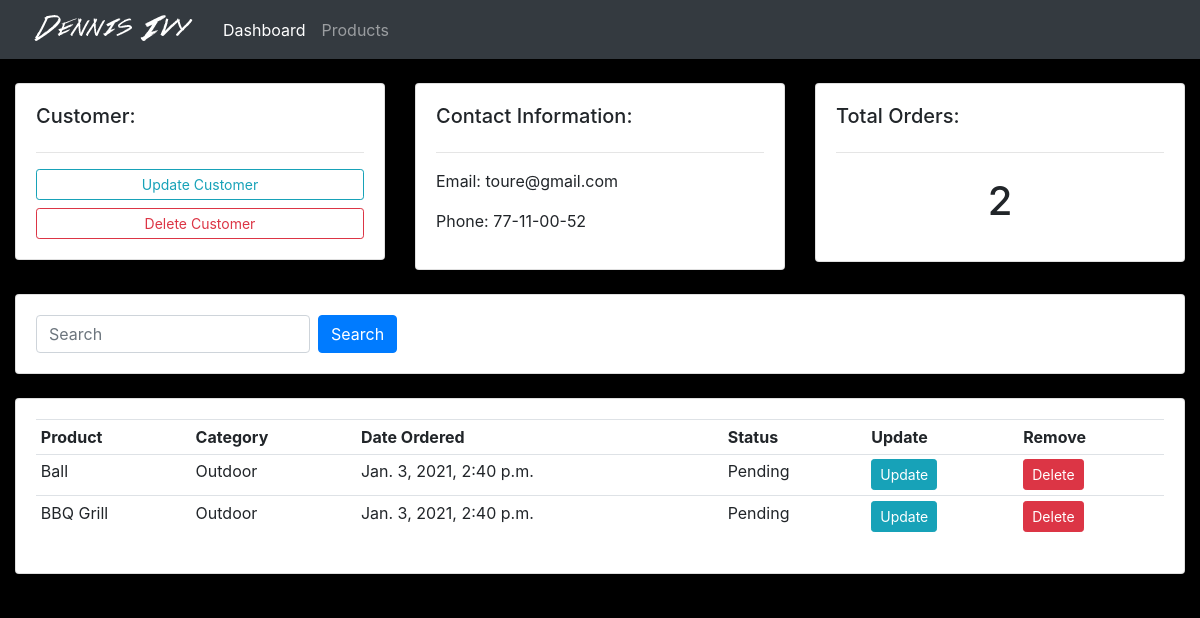
The app's page /customer/1/ with its own data.
### accounts/models.py (models this page shows, shortened)
class Customer(models.Model):
	name = models.CharField(max_length=200, null=True)
	phone = models.CharField(max_length=200, null=True)
	email = models.CharField(max_length=200, null=True)
	date_created = models.DateTimeField(auto_now_add=True)

class Order(models.Model):
	STATUS = (
			 ('Pending', 'Pending'),
			 ('Out for delivery', 'Out for delivery'),
			 ('Delivered', 'Delivered'),
			 )
	customer = models.ForeignKey(Customer, null=True, on_delete=models.SET_NULL)
	product = models.ForeignKey(Product, null=True, on_delete=models.SET_NULL)
	date_created = models.DateTimeField(auto_now_add=True)
	status = models.CharField(max_length=200, null=True, choices=STATUS)

class Product(models.Model):
	CATEGORY = (
			   ('Indoor', 'Indoor'),
			   ('Outdoor', 'Outdoor'),
			   )
	name = models.CharField(max_length=200, null=True)
	price = models.FloatField(null=True)
	category = models.CharField(max_length=200, null=True, choices=CATEGORY)
	description = models.CharField(max_length=200, null=True, blank=True)
	date_created = models.DateTimeField(auto_now_add=True)
	tags = models.ManyToManyField(Tag)
	def __str__(self):
		return self.name

### accounts/views.py (the view)
# urls.py: path('customer/<str:pk_test>/', views.customer, name='customer')
def customer(request, pk_test):
	customer = Customer.objects.get(id=pk_test)
	orders = customer.order_set.all()
	orders_count = orders.count()
	context = {'customer':customer, 'orders':orders, 'orders_count':orders_count}
	return render(request,'accounts/customer.html', context)

### accounts/templates/accounts/customer.html
{% extends 'accounts/main.html' %}
{% block content %}
	<main role="main" class="container-fluid">
		<div class="row">
			<div class="col-md">
				<div class="card card-body">
					<h5>Customer:</h5>
					<hr>
					<a class="btn btn-outline-info btn-sm btn-block" href=""> Update Customer</a>
					<a class="btn btn-outline-danger btn-sm btn-block" href=""> Delete Customer</a>
				</div>
			</div>
			<div class="col-md">
				<div class="card card-body">
					<h5>Contact Information:</h5>
					<hr>
					<p>Email: {{customer.email}}</p>
					<p>Phone: {{customer.phone}}</p>
				</div>
			</div>
			<div class="col-md">
				<div class="card card-body">
					<h5>Total Orders:</h5>
					<hr>
					<h1 style="text-align: center; padding: 8px">{{orders_count}}</h1>
				</div>
			</div>
		</div>
		<br>
		<div class="row">
			<div class="col">
				<div class="card card-body">
				<form class="form-inline" method="get">
				    <input class="form-control mr-sm-2" type="search" placeholder="Search" aria-label="Search">
				    <button class="btn btn-primary" type="submit">Search</button>
			  	</form>
				</div>
			</div>
		</div>
		<br>
		<div class="row">
			<div class="col-md">
				<div class="card card-body">
					<table class="table table-sm">
						<tr>
							<th>Product</th>
							<th>Category</th>
							<th>Date Ordered</th>
							<th>Status</th>
							<th>Update</th>
							<th>Remove</th>
						</tr>
						{% for order in orders %}
						<tr>
							<td>{{order.product}}</td>
							<td>{{order.product.category}}</td>
							<td>{{order.date_created}}</td>
							<td>{{order.status}}</td>
							<td><a class="btn btn-sm btn-primary btn-info" href="">Update</a></td>
							<td><a class="btn btn-sm btn-primary btn-danger" href="">Delete</a></td>
						</tr>
						{% endfor %}
					</table>
				</div>
			</div>
		</div>
	</main>
{% endblock %}

### static/css/main.css (style rules this page uses)
body { background-color: black; }

### records on screen
Customer: email "toure@gmail.com", phone "77-11-00-52"
Order: product "Ball", product.category "Outdoor", date_created "Jan. 3, 2021, 2:40 p.m.", status "Pending"
Order: product "BBQ Grill", product.category "Outdoor", date_created "Jan. 3, 2021, 2:40 p.m.", status "Pending"

### other values on screen
{{ orders_count }} "2"
